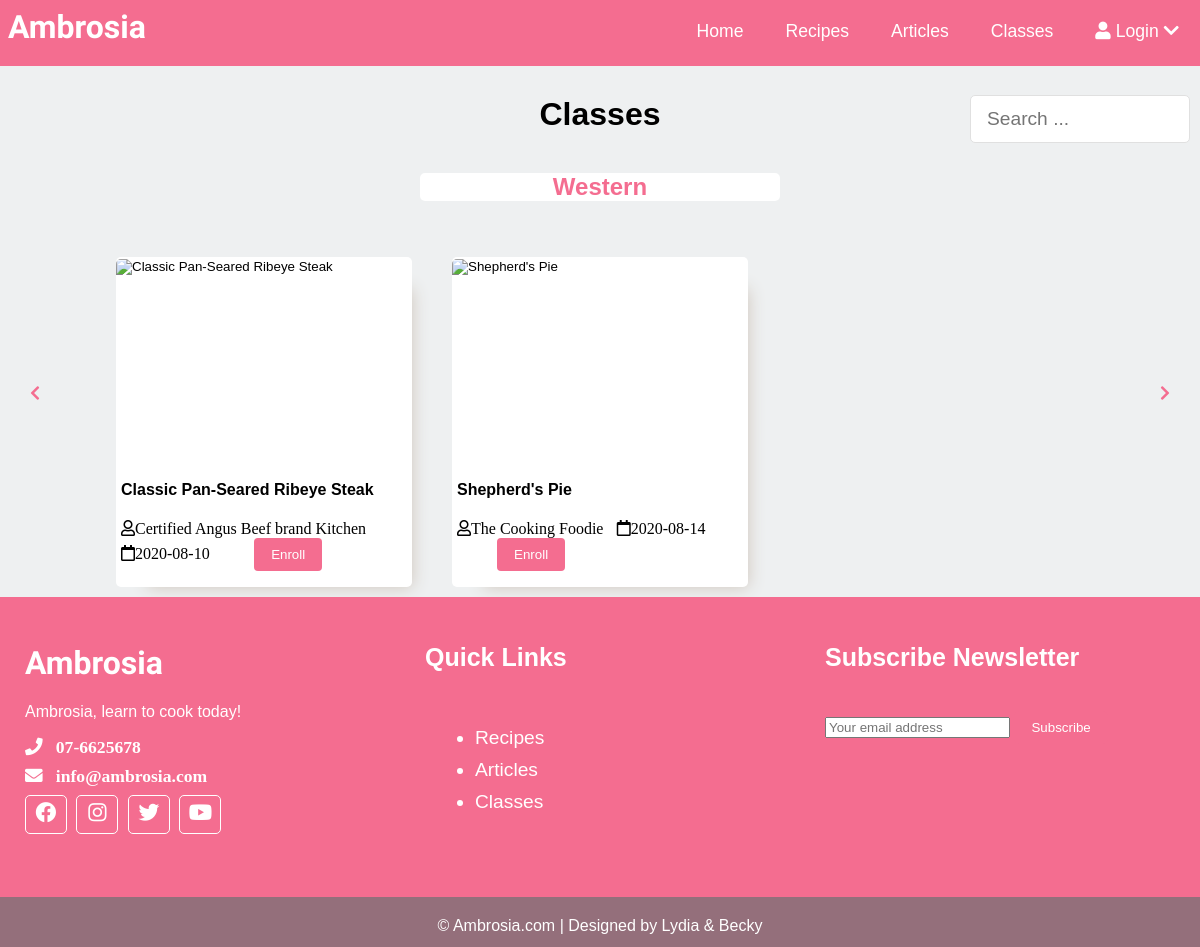
The page /Main_Class Browse.php?TagID=T002 on the database its author committed.
### tables this page shows
CREATE TABLE IF NOT EXISTS `tags` (
  `TagID` varchar(50) NOT NULL,
  `Name` varchar(255) NOT NULL,
  PRIMARY KEY (`TagID`)
);

CREATE TABLE IF NOT EXISTS `classes` (
  `ClassID` varchar(50) NOT NULL,
  `Title` varchar(255) NOT NULL,
  `Description` text NOT NULL,
  `Ingredients` json NOT NULL,
  `VideoLink` text NOT NULL,
  `Author` varchar(255) NOT NULL,
  `PublishDate` date NOT NULL,
  `Type` varchar(10) NOT NULL,
  `Tags` varchar(255) NOT NULL,
  PRIMARY KEY (`ClassID`),
  KEY `Tags` (`Tags`)
);

### Scripts/Script_ClassBrowsePosts.php (the view, shortened to what this page needs)
<?php
    if(isset($_SESSION["UserID"])) {
        $UserID = $_SESSION["UserID"];
        $sqlSubscription = "SELECT * FROM subscription WHERE UserID = '$UserID' AND ClassID = '$ClassID'";
        $resultS = mysqli_query($con, $sqlSubscription);
        if (mysqli_affected_rows($con) == 1) {
            $Action = "Scripts/Script_ClassPost.php";
            $Class = "View";
        } else if (mysqli_affected_rows($con) == 0) {
            $Action = "Payment.php";
            $Class = "Enroll";
        }
} else {
    $Action = "Payment.php";
    $Class = "Enroll";
}
?>
<div class="post" id="ClassPost">
        <form method="GET" action="<?php echo $Action; ?>">
        <input type="Image" src="Images/Classes/<?php echo $Title; ?>" alt="<?php echo $Title;?>" class="slider-image">
        <div class="post-info">
                <h4><button class="PostName" type="submit" name="ClassName"><?php echo $Title; ?></button></h4>
            <i class="far fa-user"><?php echo $Author;?></i>
            <i class="far fa-calendar"><?php echo $PublishDate; ?></i>
            <button type="submit" class="btn read-more" name="ClassLink"><?php echo $Class; ?></a>
        </div>
        </form>
    </div>

### Main_Class Browse.php (shortened to what this page needs)
<?php
    include("Scripts/Script_Connection.php");
	if (isset($_GET["TagID"])) {
		$sqlTag = "SELECT * FROM tags WHERE TagID = '$_GET[TagID]'";
	} else {
	$sqlTag = "SELECT DISTINCT classes.Tags, tags.Name FROM classes INNER JOIN tags ON classes.Tags = tags.TagID";
	}
    $resultTag = mysqli_query($con, $sqlTag);
 ?>
<!DOCTYPE html>
<html lang="en">
<head>
	<link href="<?php echo $_SESSION['Theme']; ?>" rel="stylesheet" type="text/css">
	<link rel="stylesheet" href="https://use.fontawesome.com/releases/v5.13.1/css/all.css">
</head>
<body class="GridlessBody">
	<?php include("Header.php"); ?>
		<div class="class-content clearfix">
				<div id="ClassBrowse" class="post-slider">
					<h1 class="class-title">Classes</h1>
					<div class="sidebar">
						<div class="search">
								<input type="search" id="SearchBox" name="SearchBox" class="text-input"
								placeholder="Search ..." oninput="SearchFunction()" onblur="setTimeout(NoSearch,100)"
								autoComplete="off">
						</div>
					</div>
				</div>
				<?php
					while ($rowTag = mysqli_fetch_assoc($resultTag)){
					$TagName = $rowTag["Name"];
					if (isset($_GET["TagID"])) {
						$TagID = $_GET["TagID"];
					} else {
						$TagID = $rowTag["Tags"];
					}
						include("Scripts/Script_ClassBrowseTag.php");
					}
				?>
	</div>
		<?php include("Footer.php"); ?>
</body>
</html>

### Scripts/Script_ClassBrowseTag.php (shortened to what this page needs)
<div class="post-slider">
    <h2 class="type"><?php echo $TagName; ?></h2>
<br><br>
    <i class="fas fa-chevron-left prev"></i>
    <i class="fas fa-chevron-right next"></i>
    <div class="post-wrapper">
        <?php
            $sqlClass = "SELECT * FROM classes WHERE Tags = '$TagID' AND NOT Type = 'Upcoming'";
            $resultClass = mysqli_query($con, $sqlClass);
            while ($rowClass = mysqli_fetch_assoc($resultClass)) {
                $Title = $rowClass["Title"];
                $PublishDate = $rowClass["PublishDate"];
                $Author = $rowClass["Author"];
                $ClassID = $rowClass["ClassID"];
                include("Scripts/Script_ClassBrowsePosts.php");
                }
        ?>
    </div>
</div>

### Ambrosia.css (style rules this page uses)
:root { font-family: 'Lucida Sans', 'Lucida Sans Regular', 'Lucida Grande', 'Lucida Sans Unicode', Geneva, Verdana, sans-serif; --Header: #F46D90; --Background: #EEF0F1; --Panel: #DE426B; --Highlight: #C72B55; --TextBorder: #E0E0E0; }
* { box-sizing: border-box; }
body { background-color: var(--Background); margin: 0em; padding: 0em; display: grid; justify-items: center; }
.GridlessBody { display: unset; height: 100%; }
.clearfix::after { content: ''; display: block; clear: both; }
.btn { padding: .5rem 1rem; background-color: var(--Header); color: white; border: 1px solid transparent; border-radius: .25rem; }
.text-input { padding:.7rem 1rem; display: block; width: 100%; border-radius: 5px; border: 1px solid var(--TextBorder, lightgray) ; outline: none; color: grey; line-height: 1.5rem; font-size: 1.2rem; }
.post-slider { position: relative; }
.post-slider .next { position: absolute; top: 50%; right: 30px; font: 2em; color: var(--Header, lightpink); cursor: pointer; }
.post-slider .prev { position: absolute; top: 50%; left: 30px; color: var(--Header, lightpink); cursor: pointer; }
.post-slider .post-wrapper { width: 84%; height: 350px; margin: 0px auto; overflow: hidden; padding: 10px 0px 10px 0px; }
.post-slider .post-wrapper .post { width: 300px; height: 330px; margin: 0px 20px; display: inline-block; background: white; border-radius: 5px; box-shadow: 1rem 1rem 1rem -1rem #CFC5BB; }
.post-slider .post-wrapper .post .post-info { height: 130px; padding: 0px 5px; }
.post-slider .post-wrapper .post .slider-image { width: 100%; height: 200px; border-top-left-radius: 5px; border-top-right-radius: 5px; }
.PostName { all: inherit; width: 100%; }
.class-content .post-slider .class-title { text-align: center; margin: 3em auto 2em; }
.class-content .post-slider .type { text-align: center; width: 30%; margin: 10px auto 10px; background: white; border-radius: 5px; color: var(--Header, lightpink); }
.class-content .sidebar .search { padding: 10px; border-radius: 5px; margin-bottom: 20px; width: 20%; margin-top: -7rem; position: relative; left: 80%; }

### rows shown on the page
tags: Name "Western"
classes: Title "Classic Pan-Seared Ribeye Steak", Author "Certified Angus Beef brand Kitchen", PublishDate "2020-08-10"
classes: Title "Shepherd's Pie", Author "The Cooking Foodie", PublishDate "2020-08-14"

### other values the page prints
$_SESSION["Username"] "Login"
